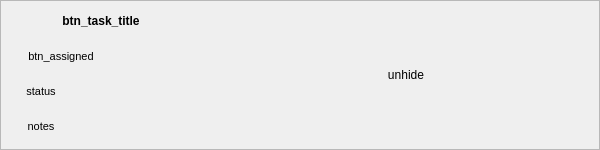
<?xml version="1.0" encoding="UTF-8"?>
<ui version="4.0">
 <class>Form</class>
 <widget class="QWidget" name="Form">
  <property name="geometry">
   <rect>
    <x>0</x>
    <y>0</y>
    <width>600</width>
    <height>150</height>
   </rect>
  </property>
  <property name="maximumSize">
   <size>
    <width>600</width>
    <height>150</height>
   </size>
  </property>
  <property name="windowTitle">
   <string>Form</string>
  </property>
  <layout class="QHBoxLayout" name="horizontalLayout">
   <property name="spacing">
    <number>0</number>
   </property>
   <property name="leftMargin">
    <number>0</number>
   </property>
   <property name="topMargin">
    <number>0</number>
   </property>
   <property name="rightMargin">
    <number>0</number>
   </property>
   <property name="bottomMargin">
    <number>0</number>
   </property>
   <item>
    <widget class="QFrame" name="frame_3">
     <property name="frameShape">
      <enum>QFrame::Shape::StyledPanel</enum>
     </property>
     <property name="frameShadow">
      <enum>QFrame::Shadow::Raised</enum>
     </property>
     <property name="lineWidth">
      <number>6</number>
     </property>
     <property name="midLineWidth">
      <number>0</number>
     </property>
     <layout class="QHBoxLayout" name="horizontalLayout_3">
      <property name="spacing">
       <number>0</number>
      </property>
      <property name="leftMargin">
       <number>0</number>
      </property>
      <property name="topMargin">
       <number>0</number>
      </property>
      <property name="rightMargin">
       <number>0</number>
      </property>
      <property name="bottomMargin">
       <number>0</number>
      </property>
      <item>
       <widget class="QFrame" name="frame">
        <property name="frameShape">
         <enum>QFrame::Shape::NoFrame</enum>
        </property>
        <property name="frameShadow">
         <enum>QFrame::Shadow::Plain</enum>
        </property>
        <property name="lineWidth">
         <number>0</number>
        </property>
        <layout class="QVBoxLayout" name="verticalLayout_2">
         <property name="spacing">
          <number>0</number>
         </property>
         <property name="leftMargin">
          <number>0</number>
         </property>
         <property name="topMargin">
          <number>0</number>
         </property>
         <property name="rightMargin">
          <number>0</number>
         </property>
         <property name="bottomMargin">
          <number>0</number>
         </property>
         <item>
          <widget class="QPushButton" name="btn_task_title">
           <property name="maximumSize">
            <size>
             <width>200</width>
             <height>30</height>
            </size>
           </property>
           <property name="font">
            <font>
             <bold>true</bold>
            </font>
           </property>
           <property name="text">
            <string>btn_task_title</string>
           </property>
           <property name="flat">
            <bool>true</bool>
           </property>
          </widget>
         </item>
         <item>
          <widget class="QPushButton" name="btn_assigned">
           <property name="maximumSize">
            <size>
             <width>120</width>
             <height>30</height>
            </size>
           </property>
           <property name="font">
            <font>
             <pointsize>8</pointsize>
             <stylestrategy>PreferAntialias</stylestrategy>
            </font>
           </property>
           <property name="text">
            <string>btn_assigned</string>
           </property>
           <property name="autoExclusive">
            <bool>false</bool>
           </property>
           <property name="flat">
            <bool>true</bool>
           </property>
          </widget>
         </item>
         <item alignment="Qt::AlignmentFlag::AlignLeft">
          <widget class="QPushButton" name="btn_status">
           <property name="maximumSize">
            <size>
             <width>300</width>
             <height>30</height>
            </size>
           </property>
           <property name="font">
            <font>
             <pointsize>8</pointsize>
             <bold>false</bold>
            </font>
           </property>
           <property name="text">
            <string>status</string>
           </property>
           <property name="checkable">
            <bool>false</bool>
           </property>
           <property name="autoRepeat">
            <bool>false</bool>
           </property>
           <property name="autoExclusive">
            <bool>false</bool>
           </property>
           <property name="autoDefault">
            <bool>false</bool>
           </property>
           <property name="default">
            <bool>false</bool>
           </property>
           <property name="flat">
            <bool>true</bool>
           </property>
          </widget>
         </item>
         <item alignment="Qt::AlignmentFlag::AlignLeft">
          <widget class="QPushButton" name="btn_notes">
           <property name="minimumSize">
            <size>
             <width>0</width>
             <height>0</height>
            </size>
           </property>
           <property name="maximumSize">
            <size>
             <width>10000</width>
             <height>30</height>
            </size>
           </property>
           <property name="font">
            <font>
             <pointsize>8</pointsize>
            </font>
           </property>
           <property name="text">
            <string>notes</string>
           </property>
           <property name="flat">
            <bool>true</bool>
           </property>
          </widget>
         </item>
        </layout>
       </widget>
      </item>
      <item>
       <widget class="QFrame" name="frame_2">
        <property name="frameShape">
         <enum>QFrame::Shape::NoFrame</enum>
        </property>
        <property name="frameShadow">
         <enum>QFrame::Shadow::Raised</enum>
        </property>
        <property name="lineWidth">
         <number>0</number>
        </property>
        <layout class="QHBoxLayout" name="horizontalLayout_2">
         <property name="spacing">
          <number>0</number>
         </property>
         <property name="leftMargin">
          <number>0</number>
         </property>
         <property name="topMargin">
          <number>0</number>
         </property>
         <property name="rightMargin">
          <number>0</number>
         </property>
         <property name="bottomMargin">
          <number>0</number>
         </property>
         <item>
          <widget class="QPushButton" name="btn_hide_task">
           <property name="maximumSize">
            <size>
             <width>80</width>
             <height>30</height>
            </size>
           </property>
           <property name="text">
            <string>unhide</string>
           </property>
           <property name="flat">
            <bool>true</bool>
           </property>
          </widget>
         </item>
         <item>
          <widget class="QPushButton" name="btn_delete_task">
           <property name="maximumSize">
            <size>
             <width>20</width>
             <height>30</height>
            </size>
           </property>
           <property name="text">
            <string/>
           </property>
           <property name="icon">
            <iconset theme="QIcon::ThemeIcon::EditDelete"/>
           </property>
           <property name="flat">
            <bool>true</bool>
           </property>
          </widget>
         </item>
        </layout>
       </widget>
      </item>
     </layout>
    </widget>
   </item>
  </layout>
 </widget>
 <resources/>
 <connections/>
</ui>
